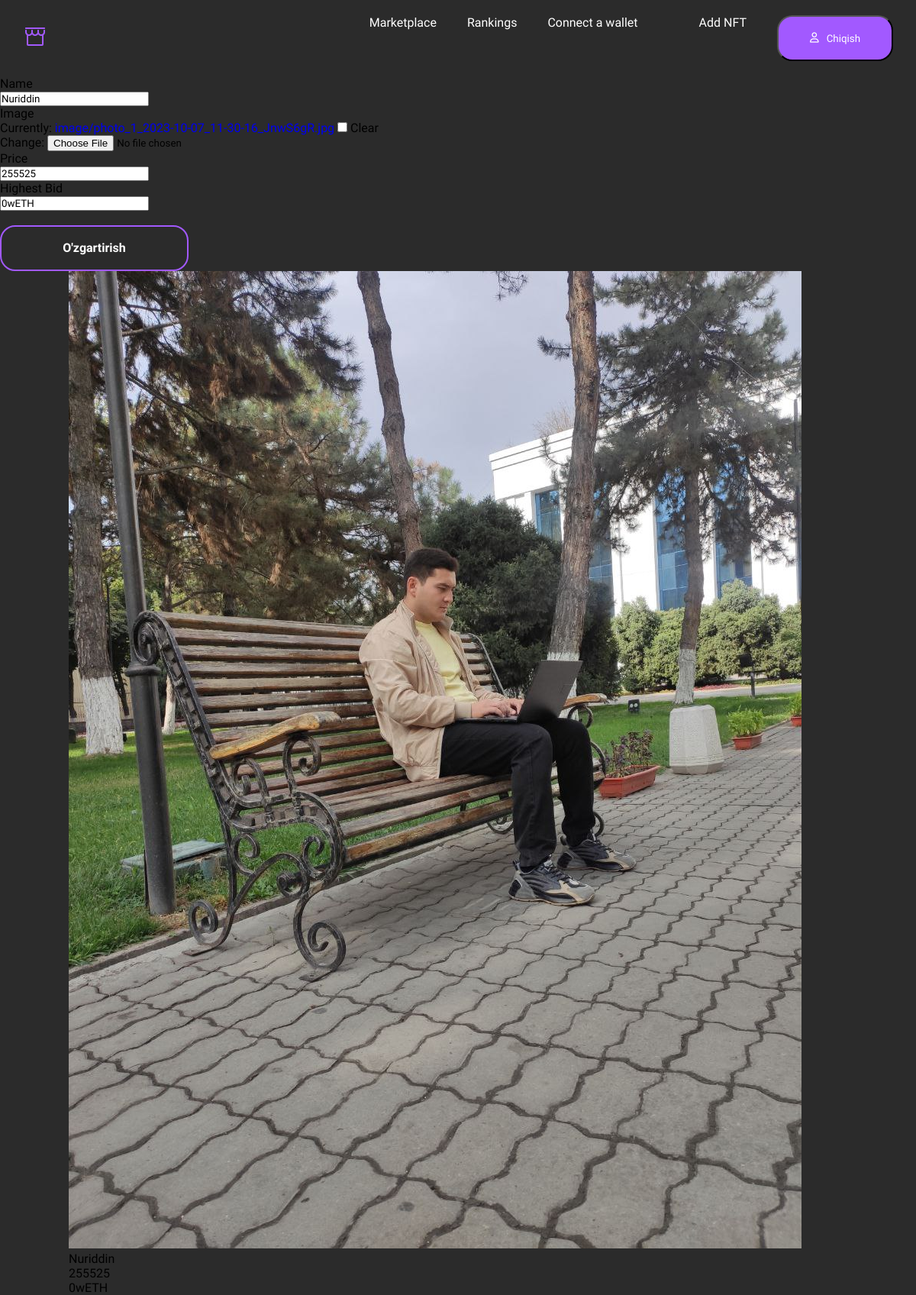
Page /eddnft/2 (signed in) on the committed database.
### home/models.py (models this page shows, shortened)
class AddNftModel(models.Model):
    user = models.ForeignKey(UserModel, on_delete=models.CASCADE, null=True)
    name = models.CharField(max_length=100)
    image = models.ImageField(upload_to='image/', default='defult_img', null=True ,blank=True)
    price = models.CharField(max_length=50)
    Highest_Bid = models.CharField(max_length=50, default='0wETH')

### home/views.py (the view, shortened to what this page needs)
# urls.py: path('eddnft/<int:eddid>',EditNftProjectView, name='eddnft'),
@login_required()
def EditNftProjectView(request,eddid):
    edit_project = AddNftModel.objects.get(id=eddid)
    form = AddNFTform(instance=edit_project)
    projectFilter = AddNftModel.objects.filter(id=eddid)
    ctx={
        'form':form,
        "projectFilter": projectFilter
    }
    return render(request,'editnftprjc.html',ctx)

### home/form.py
class AddNFTform(forms.ModelForm):
    class Meta:
        model = AddNftModel
        fields = '__all__'
        exclude = ['user']

### template/editnftprjc.html (shortened to what this page needs)
{% extends 'navbar.html' %}
{% block content %}
<form  action="{% url 'eddnft' user.id  %}" method="POST" enctype="multipart/form-data">
        {% for f in form %}
        <div class="col-md-6">
            <p>{{f.label}}</p>
            <div class="mt-3">{{f}}</div>
        </div>
        {% endfor %}
    <br>
    <button class="btn btn-primary">O'zgartirish</button>
</form>
<div class="container">
    <div class="row">
        {% for editproject in projectFilter %}
            <div class="col-6">
                <div class="card">
                    <img src="{{editproject.image.url}}" alt="">
                    <p>{{editproject.name}}</p>
                    <p>{{editproject.price}}</p>
                    <p>{{editproject.Highest_Bid}}</p>
                </div>
            </div>
        {% endfor %}
    </div>
</div>
{% endblock %}

### static/style.css (style rules this page uses)
* { margin: 0; padding: 0; box-sizing: border-box; font-family: 'Work Sans', sans-serif; list-style-type: none; text-decoration: none; }
body { background: #2B2B2B; }
:root { --oq: #FFFFFF; --text: 22px; --title: 38px; --bg: #A259FF; }
.container { width: 85%; margin: 0 auto; height: auto; }
.btn { width: 247px; height: 60px; border-radius: 20px; border: 2px solid var(--bg); background-color: transparent; font-weight: 600; font-size: 16px; line-height: 22px; color: var(--oq); transition: .2s ease-in-out; }
@media screen and (min-width: 577px) { .btn { position: absolute; width: 100%; height: 60px; border-radius: 20px; border: 2px solid var(--bg); background-color: transparent; font-weight: 600; font-size: 16px; line-height: 22px; color: var(--oq); transition: .2s ease-in-out; bottom: 12px; left: 50%; transform: translateX(-50%); } }
@media screen and (min-width: 768px) { .btn { position: static; width: 178px; height: 60px; border-radius: 20px; border: 2px solid var(--bg); background-color: transparent; font-weight: 600; font-size: 16px; line-height: 22px; color: var(--oq); transition: .2s ease-in-out; transform: translateX(0%); } }
@media screen and (min-width: 1200px) { .btn { position: static; width: 247px; height: 60px; border-radius: 20px; border: 2px solid var(--bg); background-color: transparent; font-weight: 600; font-size: 16px; line-height: 22px; color: var(--oq); transition: .2s ease-in-out; transform: translateX(0%); } }

### rows in the picture
AddNftModel: form "Nuriddin" "255525" "0wETH", image (picture), name "Nuriddin", price "255525", Highest_Bid "0wETH"

### other values in the picture
{{ f.label }} "Name" "Image" "Price" "Highest Bid"
